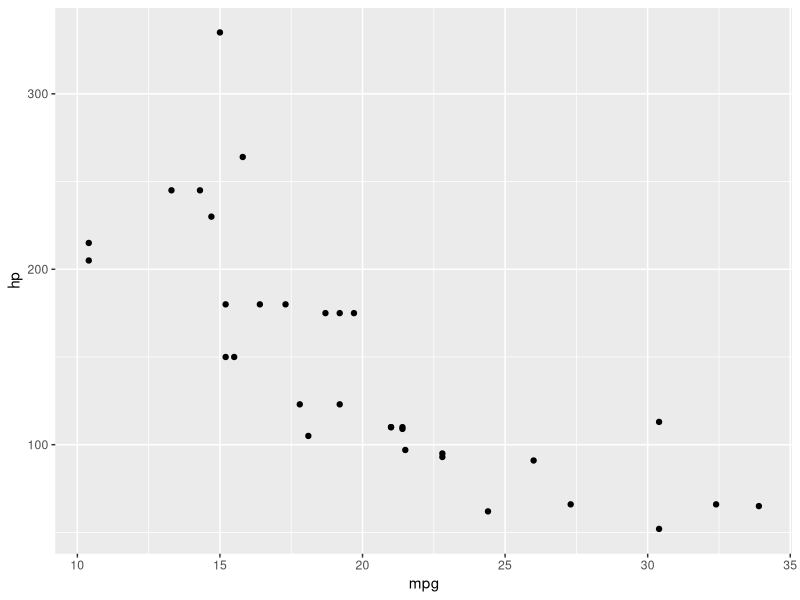
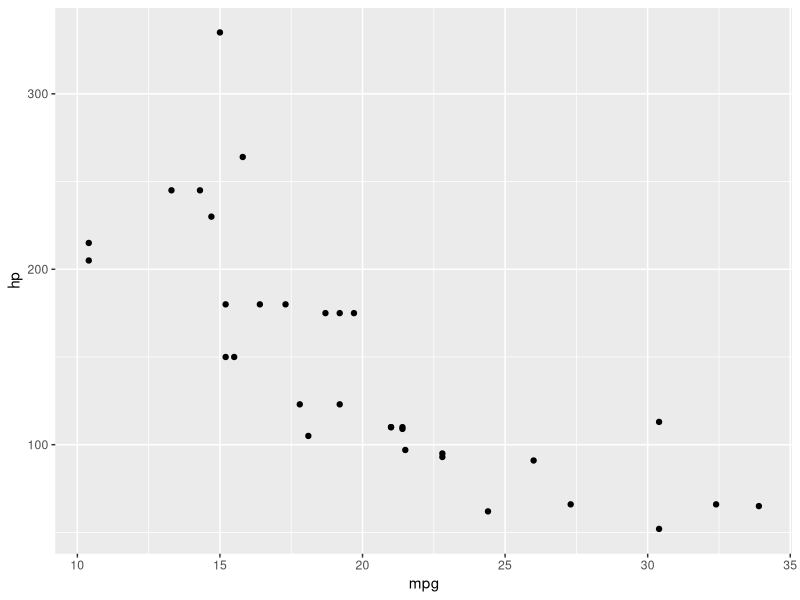
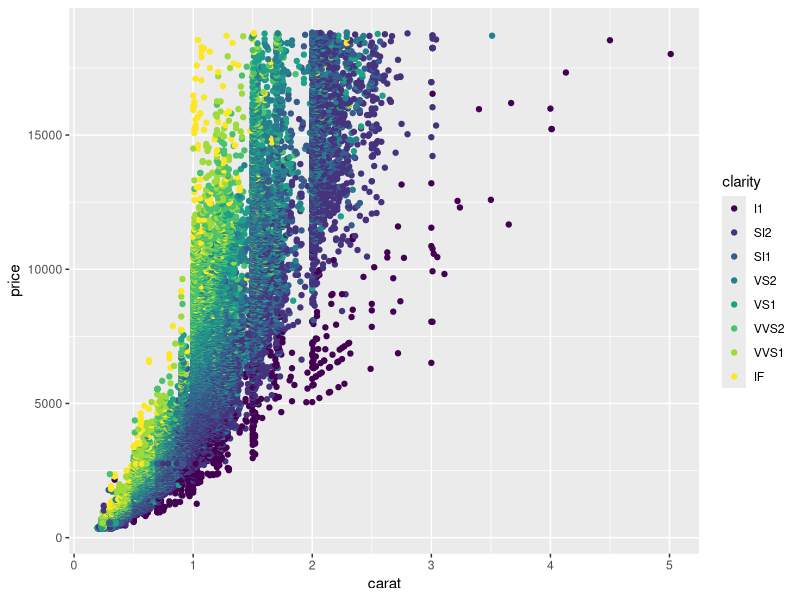
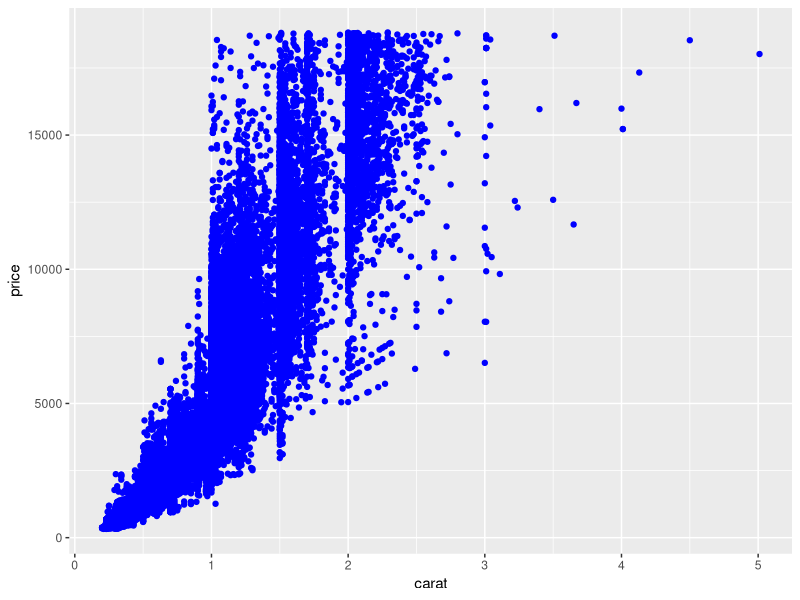

Write the R code that produced these figures, in order.
## ---- chunk 1
library(ggplot2)

ggplot(data = mtcars) +
	geom_point(mapping = aes(x=mpg, y=hp))
## ---- chunk 2
ggplot(data = mtcars, mapping = aes(x=mpg, y=hp)) +
	geom_point()
## ---- chunk 3
ggplot(diamonds, aes(x = carat, y = price, color = clarity )) +
	 geom_point()
## ---- chunk 4
ggplot(diamonds, aes(x = carat, y = price)) +
	 geom_point(color = "blue")
